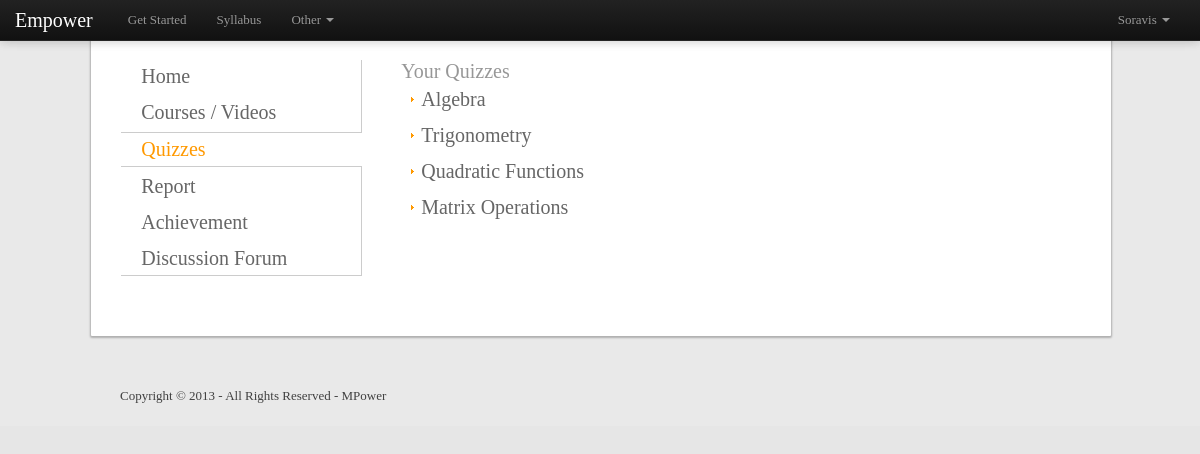
Screenshot of /quiz.php (signed in) with the database file from the repository.
### tables this page shows
CREATE TABLE `subject` (
  `id` int(11) NOT NULL auto_increment,
  `name` text,
  `parentid` int(11) default NULL,
  PRIMARY KEY  (`id`),
  FULLTEXT KEY `name` (`name`)
);

### quiz_student.php (the view, shortened to what this page needs)
<!DOCTYPE html>
<html lang="en">
	<head>
		<link href="assets/css/bootstrap.css" rel="stylesheet">
        <link href="assets/css/bootstrap-responsive.css" rel="stylesheet">
		<link rel="stylesheet" href="assets/css/layout.css" type="text/css">
		<link rel="stylesheet" href="assets/css/elements.css" type="text/css">
		<link rel="stylesheet" href="assets/css/colorbox.css" type="text/css">
		<link rel="stylesheet" href="assets/css/quiz.css" type="text/css">
	</head>
	<body>
		<?php include 'header.php'; ?>
		<div class="wrapper row2">
			<div id="container">
				<div class="full-canvas">
					<aside id="left_column">
						<nav>
							<ul>
							<li><a href="index.php"><h2>Home</h2></a></li>
							<li><a href="courses.php"><h2>Courses / Videos</h2></a></li>
							<li class="selected"><a href="quiz.php"><h2>Quizzes</h2></a></li>
							<li><a href="report.php"><h2>Report</h2></a></li>
							<li><a href="achievement.php"><h2>Achievement</h2></a></li>
							<li class="last"><a href="discussion.php"><h2>Discussion Forum</h2></a></li>
							</ul>
						</nav>
					</aside>
					<div id="content">
						<div id="section_header_div">
							<header id="section_header">
								<hgroup>
								<?php
								if (isset($quizid)) {
									include 'db/dbconfig.php';
									$quiztitle_query = mysql_query('SELECT * FROM quiz WHERE id='.$quizid);
									$quiztitle = mysql_fetch_array($quiztitle_query);
									echo '<h1 id="huh">'.$quiztitle['title'].'</h1>';
									mysql_close();
								} else
									echo '<h1>Your Quizzes</h1>';
								?>
								</hgroup>
							</header>
						</div>
						<div id="quiz_links_div">
							<aside id="quiz_links">
								<nav>
								<?php
									if (isset($_SESSION['login_user']) && !empty($_SESSION['login_user'])) {
										if (!isset($quizid)) {
											$courses_query = mysql_query('SELECT DISTINCT subjectid FROM quiz ORDER BY subjectid');
											$numCourses = mysql_num_rows($courses_query);
											echo '<ul>';
											for ($i = 0; $i < $numCourses; ++$i) {
												$course = mysql_fetch_array($courses_query);
												$subject_query = mysql_query('SELECT * FROM subject WHERE id='.$course['subjectid']);
												$subject = mysql_fetch_array($subject_query);
												echo ($i == $numCourses-1) ? '<li class="last">' : '<li>';
												echo '<a class="quizzes_link_dropdown" id="'.$subject['name'].'_quizzes" href="#"><h2>'.$subject['name'].'</h2></a>';
												echo '</li>';
											}
											echo '</ul>';
										}
									} else {
										echo 'Please log in to see quizzes';
									}
								?>
								</nav>
							</aside>
						</div>
					</div>
				</div>
			</div>
		</div>
		<?php include 'footer.php'; ?>
	</body>
</html>

### assets/css/layout.css (style rules this page uses)
body { margin:0; padding:0; font-size:13px; font-family:Georgia, "Times New Roman", Times, serif; color:#404040; background-color:#E6E6E6; }
a { outline:none; text-decoration:none; }
address, article, aside, figcaption, figure, footer, header, hgroup, nav, section { display:block; margin:0; padding:0; }
div.wrapper { display:block; width:100%; margin:0; padding:0; text-align:left; }
.row2 { color:#979797; background-color:#E9E9E9; }
.row2 a { color:#FF9900; background-color:#FFFFFF; }
#header, #container, #footer { display:block; margin:0 auto; width:960px; }
nav ul { margin:0; padding:0; list-style:none; }
h1, h2, h3, h4, h5, h6 { margin:0; padding:0; font-size:20px; font-weight:normal; font-style:normal; line-height:normal; }
#container { padding:30px 0; }
#container .full-canvas { background-color:#FFFFFF; border-radius:1px; box-shadow:0 1px 2px 1px rgba(0, 0, 0, 0.25); height:100%; margin-left:-3%; padding:30px; width:100%; }
#container #left_column { float:left; width:240px; }
#container #left_column nav { display:block; width:100%; margin-bottom:30px; border-right:1px solid #CCCCCC; border-bottom:1px solid #CCCCCC; }
#container #left_column nav ul { margin:0; padding:0; list-style:none; }
#container #left_column nav li { margin:0 0 3px 0; padding:0; }
#container #left_column nav li.selected { border-top:1px solid #CCCCCC; border-bottom:1px solid #CCCCCC; width:100.5%; }
#container #left_column nav li.selected a { font-weight:bold; color:#FF9900; }
#container #left_column nav li.last { margin-bottom:0; border-bottom:none; }
#container #left_column nav a { display:block; margin:0; padding:5px 10px 5px 20px; color:#666666; text-decoration:none; }
#container #content { float:right; width:680px; }

### assets/css/quiz.css (style rules this page uses)
#quiz_links_div #quiz_links { float:left; width:600px; }
#quiz_links_div #quiz_links nav { display:block; width:100%; margin-bottom:30px; }
#quiz_links_div #quiz_links nav ul { margin:0; padding:0; list-style:none; }
#quiz_links_div #quiz_links nav li { margin:0 0 3px 0; padding:0; }
#quiz_links_div #quiz_links nav li.last { margin-bottom:0; }
#quiz_links_div #quiz_links nav a { display:block; margin:0; padding:5px 10px 5px 20px; color:#666666; background:url("../images/orange_file.gif") no-repeat 10px center #FFFFFF; text-decoration:none; }

### rows the page displays
subject: name "Algebra"
subject: name "Trigonometry"
subject: name "Quadratic Functions"
subject: name "Matrix Operations"

### other values shown
$_SESSION['login_user'] "Soravis"
